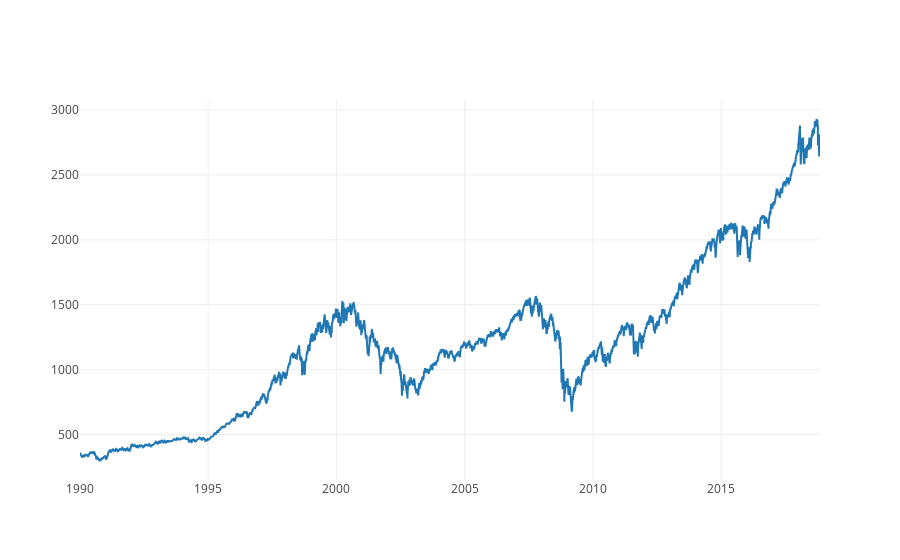

Source (notebook cell):
### Code cell
## Calculating S&P Return Dataset

##Assumption:
##Returns calculated daily.(approach 1)
##Returns calculated on monthly average means.(approach 2)
sp_approach1 = sp_data['adjclose'].pct_change()
rolling_return_1 = sp_approach1.rolling('1095D').apply(multi_period_return).fillna(0)



sp_plot_data = [go.Scatter(x=sp_data.index, y=sp_data.adjclose, name='S&P 500 Index'),
               go.Scatter(x=sp_approach1.index, y=sp_approach1.adjclose, name='S&P 500 Daily Return'),
               go.Scatter(x=rolling_return_1.index, y=rolling_return_1.adjclose, name='S&P 500 Rolling Return')
               ]

iplot(sp_plot_data,filename='sp_plot_data')

### Figure 1 — Plotly figure (JSON) as saved in the notebook; plotly's stock layout.template omitted (floating-point values rounded to 4 significant figures; data arrays with more than 128 entries replaced by an {"elided": "..."} marker saying what was removed)
{"data": [{"name": "S&P 500 Index", "type": "scatter", "uid": "ec113c0a-6f9a-461e-92d7-6e88a20513e8", "x": {"elided": "10539 str values"}, "y": {"elided": "10539 float values"}}], "layout": {}}
